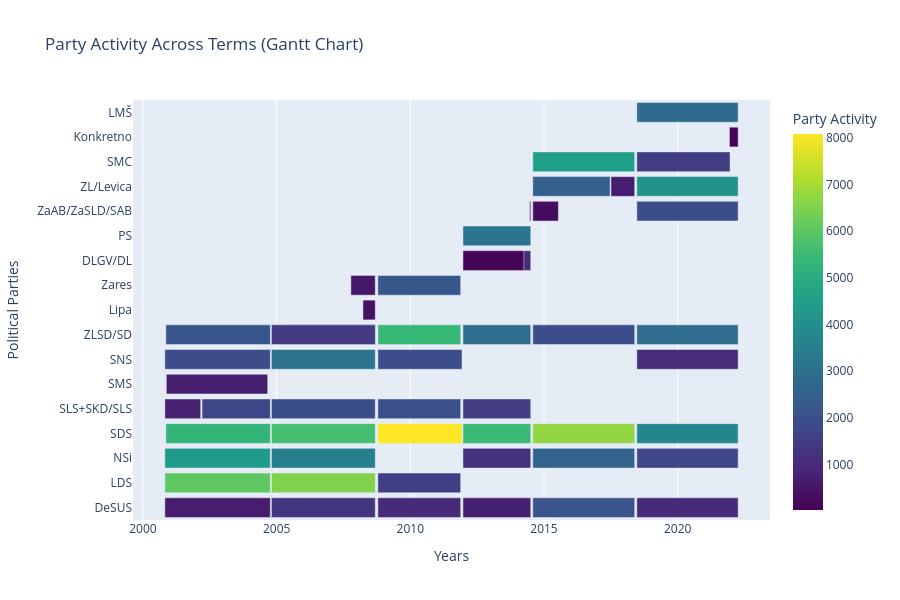

The code cell stored with this chart in its notebook:
### Code cell
fig = px.timeline(
    activity,
    x_start="Start_date",
    x_end="End_date",
    y="Grouped_parties",
    color="Speech_count",
    title="Party Activity Across Terms (Gantt Chart)",
    labels={"Speech_count": "Party Activity"},
    color_continuous_scale="viridis"

)
fig.update_layout(
    height=600,
    xaxis_title="Years",
    yaxis_title="Political Parties",
    legend_title="Grouped Parties",
    barmode = "stack"
)
fig.write_image("../../Figures/Sentiment_Analysis/Parties/Party_activity_grouped.png")

fig.show()

### Figure 1 — Plotly figure (JSON) as saved in the notebook; plotly's stock layout.template omitted (floating-point values rounded to 4 significant figures)
{"data": [{"alignmentgroup": "True", "base": ["2000-10-27", "2000-10-27", "2000-10-27", "2000-11-10", "2002-03-19", "2000-10-27", "2000-11-16", "2000-10-27", "2000-11-10", "2004-10-22", "2004-10-22", "2008-03-25", "2004-10-22", "2005-04-18", "2004-10-22", "2004-10-22", "2004-10-22", "2004-10-22", "2007-10-12", "2008-10-15", "2008-10-15", "2008-10-15", "2008-10-15", "2008-10-15", "2008-10-15", "2008-10-15", "2012-01-11", "2011-12-21", "2011-12-21", "2011-12-21", "2011-12-21", "2011-12-21", "2011-12-21", "2011-12-21", "2014-06-19", "2014-08-01", "2017-07-04", "2014-08-01", "2014-08-01", "2014-08-01", "2014-08-01", "2014-08-01", "2014-08-01", "2018-06-22", "2021-12-08", "2018-06-22", "2018-06-22", "2018-06-22", "2018-06-22", "2018-06-22", "2018-06-22", "2018-06-22", "2018-06-22"], "hovertemplate": "Start_date=%{base}<br>End_date=%{x}<br>Grouped_parties=%{y}<br>Party Activity=%{marker.color}<extra></extra>", "legendgroup": "", "marker": {"color": [666, 6036, 4375, 5330, 1719, 809, 705, 1935, 2201, 1282, 6531, 395, 3502, 3579, 5656, 1969, 3040, 1398, 557, 989, 1533, 5439, 8082, 2041, 1910, 2233, 1053, 93, 753, 1176, 3189, 2865, 5479, 1484, 21, 2115, 696, 2559, 1918, 6729, 4554, 2434, 305, 987, 115, 2810, 4106, 1746, 1955, 2862, 3699, 1452, 1017], "coloraxis": "coloraxis", "pattern": {"shape": ""}}, "name": "", "offsetgroup": "", "orientation": "h", "showlegend": false, "textposition": "auto", "type": "bar", "x": [124502400000, 124502400000, 124502400000, 123292800000, 80611200000, 42336000000, 119664000000, 124502400000, 123292800000, 122515200000, 122515200000, 14515200000, 122515200000, 107136000000, 122515200000, 122515200000, 122515200000, 122515200000, 28771200000, 97718400000, 97718400000, 97718400000, 99273600000, 97718400000, 99273600000, 97718400000, 78192000000, 71884800000, 80006400000, 80006400000, 80006400000, 80006400000, 80006400000, 80006400000, 1296000000, 120268800000, 27993600000, 120268800000, 120268800000, 120268800000, 120268800000, 91238400000, 30240000000, 119577600000, 10281600000, 119577600000, 119577600000, 119577600000, 119577600000, 119577600000, 119577600000, 109987200000, 119577600000], "xaxis": "x", "y": ["DeSUS", "LDS", "NSi", "SDS", "SLS+SKD/SLS", "SLS+SKD/SLS", "SMS", "SNS", "ZLSD/SD", "DeSUS", "LDS", "Lipa", "NSi", "ZLSD/SD", "SDS", "SLS+SKD/SLS", "SNS", "ZLSD/SD", "Zares", "DeSUS", "LDS", "ZLSD/SD", "SDS", "SLS+SKD/SLS", "SNS", "Zares", "DLGV/DL", "DLGV/DL", "DeSUS", "NSi", "PS", "ZLSD/SD", "SDS", "SLS+SKD/SLS", "ZaAB/ZaSLD/SAB", "DeSUS", "ZL/Levica", "NSi", "ZLSD/SD", "SDS", "SMC", "ZL/Levica", "ZaAB/ZaSLD/SAB", "DeSUS", "Konkretno", "LMŠ", "ZL/Levica", "NSi", "ZaAB/ZaSLD/SAB", "ZLSD/SD", "SDS", "SMC", "SNS"], "yaxis": "y"}], "layout": {"barmode": "stack", "coloraxis": {"colorbar": {"title": {"text": "Party Activity"}}, "colorscale": [[0, "#440154"], [0.1111, "#482878"], [0.2222, "#3e4989"], [0.3333, "#31688e"], [0.4444, "#26828e"], [0.5556, "#1f9e89"], [0.6667, "#35b779"], [0.7778, "#6ece58"], [0.8889, "#b5de2b"], [1, "#fde725"]]}, "height": 600, "legend": {"title": {"text": "Grouped Parties"}, "tracegroupgap": 0}, "title": {"text": "Party Activity Across Terms (Gantt Chart)"}, "xaxis": {"anchor": "y", "domain": [0, 1], "title": {"text": "Years"}, "type": "date"}, "yaxis": {"anchor": "x", "domain": [0, 1], "title": {"text": "Political Parties"}}}}
